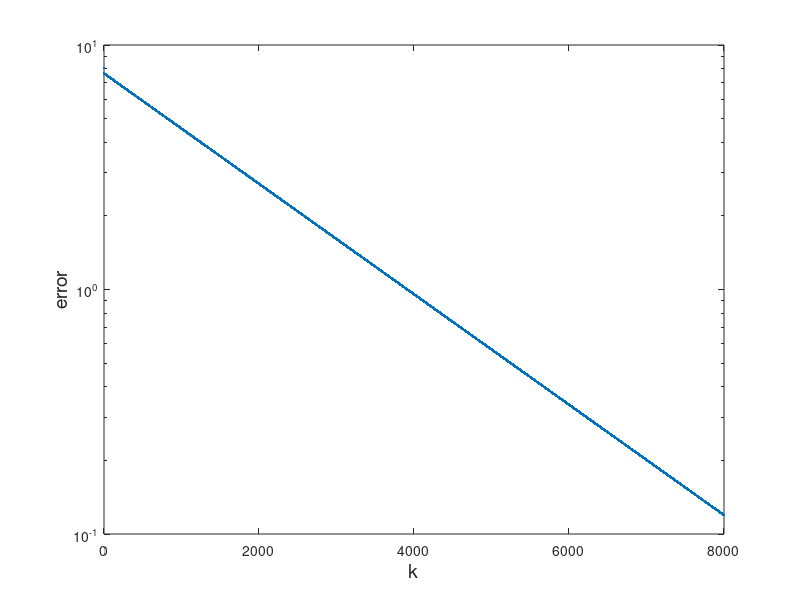

Source code (MATLAB):
% BAD2  in support of a slide

A = [5 -1; 6 -1]
cond(A)
b = [1 2]'
xstar = [1 4]'  % exact

x = [-3 -3]';
for n = 1:4000
    err(2*n-1) = norm(x - xstar);
    x = x + ((b(1) - A(1,:) * x) / norm(A(1,:))^2) * A(1,:)';
    err(2*n) = norm(x - xstar);
    x = x + ((b(2) - A(2,:) * x) / norm(A(2,:))^2) * A(2,:)';
end

max(err)
min(err)
semilogy(1:8000,err,'.')
xlabel('k','FontSize',14)
ylabel('error','FontSize',14)
